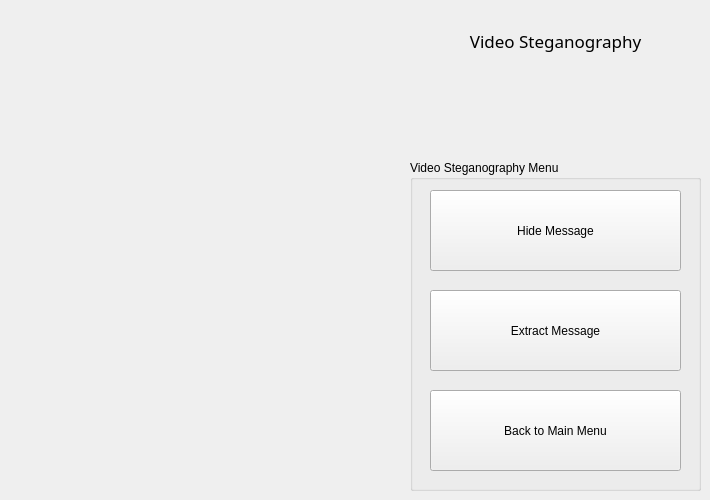
    <widget class="QWidget" name="videoPage">
     <widget class="QGroupBox" name="VMenuGroup">
      <property name="geometry">
       <rect>
        <x>410</x>
        <y>160</y>
        <width>291</width>
        <height>331</height>
       </rect>
      </property>
      <property name="title">
       <string>Video Steganography Menu</string>
      </property>
      <widget class="QPushButton" name="VBackPageButton">
       <property name="geometry">
        <rect>
         <x>20</x>
         <y>230</y>
         <width>251</width>
         <height>81</height>
        </rect>
       </property>
       <property name="text">
        <string>Back to Main Menu</string>
       </property>
      </widget>
      <widget class="QPushButton" name="VExtractPageButton">
       <property name="geometry">
        <rect>
         <x>20</x>
         <y>130</y>
         <width>251</width>
         <height>81</height>
        </rect>
       </property>
       <property name="text">
        <string>Extract Message</string>
       </property>
      </widget>
      <widget class="QPushButton" name="VHidePageButton">
       <property name="geometry">
        <rect>
         <x>20</x>
         <y>30</y>
         <width>251</width>
         <height>81</height>
        </rect>
       </property>
       <property name="text">
        <string>Hide Message</string>
       </property>
      </widget>
     </widget>
     <widget class="QLabel" name="videoPageTitle">
      <property name="geometry">
       <rect>
        <x>440</x>
        <y>20</y>
        <width>231</width>
        <height>41</height>
       </rect>
      </property>
      <property name="font">
       <font>
        <family>Segoe UI Semibold</family>
        <pointsize>13</pointsize>
       </font>
      </property>
      <property name="text">
       <string>Video Steganography</string>
      </property>
      <property name="textFormat">
       <enum>Qt::AutoText</enum>
      </property>
      <property name="alignment">
       <set>Qt::AlignCenter</set>
      </property>
     </widget>
    </widget>
